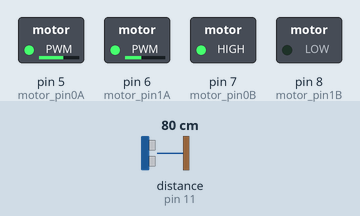
This sketch was run on a simulated Arduino Uno, built with avr-gcc and run on an emulated ATmega328P. Shown: switched loads named in the sketch (green lamp = pin HIGH). Wiring (inferred from the names in the program): ultrasonic range finder: trigger pin 10; echo pin 11. Dashed ring = blinking. The test bench sets the inputs (shaded band); at power-on: distance to the obstacle (sensor on pin 11) 80 cm. The echo pulse lasts 58.3 µs per cm; pins used as bus, display or sensor lines are not drawn.

Above: at 1.2 s.
1.3 s: distance to the obstacle (sensor on pin 11) set to 8 cm
2.8 s: distance to the obstacle (sensor on pin 11) set to 5 cm
At 3.2 s:
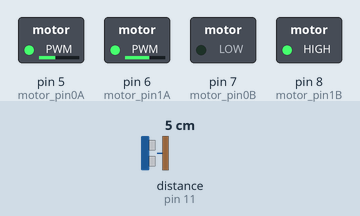
5.8 s: distance to the obstacle (sensor on pin 11) set to 9 cm
At 6.8 s:
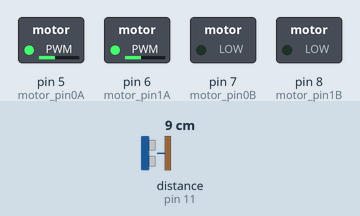
8.5 s: distance to the obstacle (sensor on pin 11) set to 2 cm
At 9.1 s:
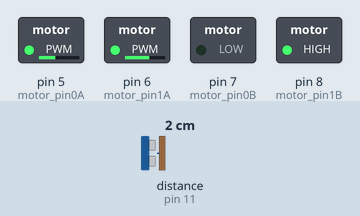
Timing chart, 0 to 12.5 s (numbered marks = the images above; inputs shaded):
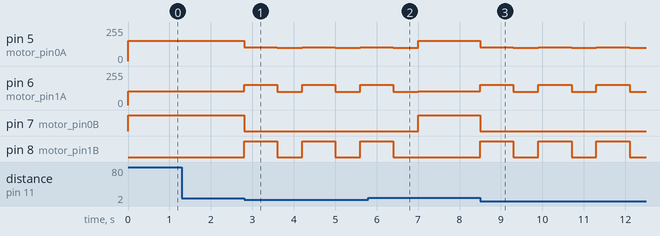

The sketch:

boxz_TE.ino
```cpp
#define motor_pin0A 5 //PWM
#define motor_pin0B 7
#define motor_pin1A 6  //PWM
#define motor_pin1B 8

#define FIX_THROTTLE_A 1
#define FIX_THROTTLE_B 1

#define REVERSE_THROTTLE 1
#define REVERSE_STEERING -1

#define MAX_THROTTLE 255 //最大油门 100~255
#define MAX_STEERING 200 //最大转向 100~512

int  val;
int num;

int robot_throttle;
int robot_steering;

int motor_vol[2];

const int TrigPin = 10;
const int EchoPin = 11;

float cm;

void setup()
{
  Serial.begin(115200);
  pinMode(TrigPin, OUTPUT);
  pinMode(EchoPin, INPUT);

  pinMode(motor_pin0A,OUTPUT);
  pinMode(motor_pin0B,OUTPUT);
  pinMode(motor_pin1A,OUTPUT);
  pinMode(motor_pin1B,OUTPUT);
}

void loop()
{
  digitalWrite(TrigPin, LOW);
  delayMicroseconds(2);
  digitalWrite(TrigPin, HIGH);
  delayMicroseconds(10);
  digitalWrite(TrigPin, LOW);

  cm = pulseIn(EchoPin, HIGH) / 58.0; //Echo time will be converted into cm
  cm = (int(cm * 100.0)) / 100.0; //Two decimal places
  //Serial.println(cm);

  if(cm<6)
  {
    robot_throttle=1300;
    robot_steering=1500;
    vorobot();
    delay(800);
    robot_throttle=1500;
    robot_steering=1000;
    vorobot();
    delay(600);
  }
  else
  {
    robot_throttle=1700;
    robot_steering=1500;
  }

  vorobot();
}

void vorobot()
{
  //===============================================================
  int motor_speed=0;
  motor_speed=REVERSE_THROTTLE*map(robot_throttle,1000,2000,-MAX_THROTTLE,MAX_THROTTLE);

  motor_vol[0]=motor_speed;
  motor_vol[1]=motor_speed;

  //----------------------------------
  int motor_steer=0;
  motor_steer=REVERSE_STEERING*map(robot_steering,1000,2000,-MAX_STEERING,MAX_STEERING);

  motor_vol[0]-=motor_steer/2;
  motor_vol[1]+=motor_steer/2;

  for(int a=0;a<2;a++)
  {
    if(motor_vol[a] > MAX_THROTTLE)
    {
      motor_vol[0]-=(motor_vol[a]-MAX_THROTTLE);
      motor_vol[1]-=(motor_vol[a]-MAX_THROTTLE);
    }
    else if(motor_vol[a] < -MAX_THROTTLE)
    {
      motor_vol[0]-=(MAX_THROTTLE+motor_vol[a]);
      motor_vol[1]-=(MAX_THROTTLE+motor_vol[a]);
    }
  }
  /*
  Serial.print(motor_vol[0]);
   Serial.print(",");
   Serial.print(motor_vol[1]);
   Serial.println("");
   */
  motor_vol[0]*=FIX_THROTTLE_A;
  motor_vol[1]*=FIX_THROTTLE_B;

  motor_driver(0,-motor_vol[0]);
  motor_driver(1,motor_vol[1]);
}

boolean motor_driver(int _motor_driver_num,int _motor_driver_vol)
{
  switch(_motor_driver_num)
  {
  case 0:
    if(_motor_driver_vol==0)
    {
      //Serial.println("0 OFF");
      digitalWrite(motor_pin0A,LOW);
      digitalWrite(motor_pin0B,LOW);
    }
    else if(_motor_driver_vol>0)
    {
      //Serial.println("0 Z");
      analogWrite(motor_pin0A,_motor_driver_vol);
      digitalWrite(motor_pin0B,LOW);
    }
    else
    {
      //Serial.println("0 F");
      analogWrite(motor_pin0A,255+_motor_driver_vol);
      digitalWrite(motor_pin0B,HIGH);
    }
    break;
  case 1:
    if(_motor_driver_vol==0)
    {
      //Serial.println("1 OFF");
      digitalWrite(motor_pin1A,LOW);
      digitalWrite(motor_pin1B,LOW);
    }
    else if(_motor_driver_vol>0)
    {
      //Serial.println("1 Z");
      analogWrite(motor_pin1A,_motor_driver_vol);
      digitalWrite(motor_pin1B,LOW);
    }
    else
    {
      //Serial.println("1 F");
      analogWrite(motor_pin1A,255+_motor_driver_vol);
      digitalWrite(motor_pin1B,HIGH);
    }
    break;
  default :
    return false;
  }
  return true;
}
```

Measured:
- the behaviour switches between 7 and 6 cm on distance to the obstacle (sensor on pin 11) (found by bisection; images 0 and 1)
- after the input at 1.3 s, every drawn part: stays the same
- after the input at 2.8 s, pin 5 (motor_pin0A): alternates 102/255 for 0.80 s and 100/255 for 0.60 s, starting at once; pin 6 (motor_pin1A): alternates 153/255 for 0.80 s and 100/255 for 0.60 s, starting at once; pin 7 (motor_pin0B): HIGH → LOW at once; pin 8 (motor_pin1B): alternates HIGH for 0.80 s and LOW for 0.60 s, starting at once
- after the input at 5.8 s, pin 7 (motor_pin0B): LOW → HIGH after 1.2 s; pin 8 (motor_pin1B): goes on until 6.4 s, then stays LOW
- after the input at 8.5 s, pin 5 (motor_pin0A): alternates 102/255 for 0.80 s and 100/255 for 0.60 s, starting at once; pin 6 (motor_pin1A): alternates 153/255 for 0.80 s and 100/255 for 0.60 s, starting at once; pin 7 (motor_pin0B): HIGH → LOW at once; pin 8 (motor_pin1B): alternates HIGH for 0.80 s and LOW for 0.60 s, starting at once
